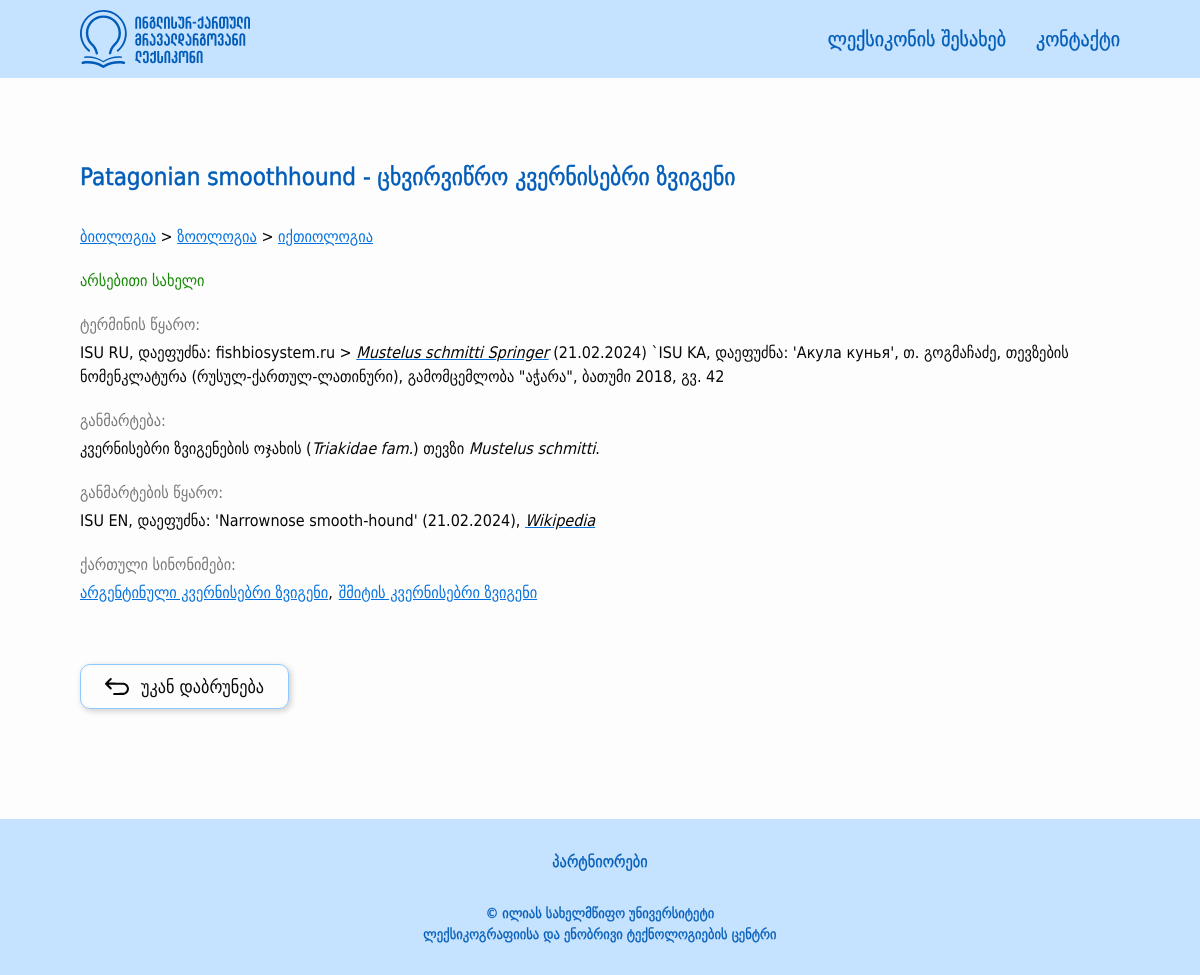
The app's page /term_detail/4 with its own data.
### src/models/terms.py (models this page shows, shortened)
class Term(BaseModel):
    __tablename__ = 'terms'
    id = db.Column(db.Integer, primary_key=True)
    geo_word = db.Column(db.String(100), nullable=False)
    eng_word = db.Column(db.String(100), nullable=False)
    grammar_form = db.Column(db.String(50), nullable=True)
    term_source = db.Column(db.Text, nullable=False)
    definition = db.Column(db.Text, nullable=False)
    definition_source = db.Column(db.Text, nullable=False)
    term_type = db.Column(db.String(50), nullable=True)
    context = db.Column(db.Text, nullable=True)
    context_source = db.Column(db.Text, nullable=True)
    comment = db.Column(db.Text, nullable=True)
    stylistic_label = db.Column(db.String(50), nullable=True)
    is_active = db.Column(db.Boolean, default=True)
    category = db.relationship("Category", secondary="terms_categories", backref="terms")
    english_connections = db.relationship("EnglishSynonym", back_populates="term")
    def get_synonyms(self, is_english=False):
        connections = ConnectedTerm.query.filter(ConnectedTerm.is_synonym == True, (ConnectedTerm.term1_id == self.id) | (ConnectedTerm.term2_id == self.id), ConnectedTerm.is_english == is_english).all()
        synonym_ids = [connection.term1_id if connection.term1_id != self.id else connection.term2_id for connection in connections]
        synonyms = Term.query.filter(Term.id.in_(synonym_ids)).all()
        return synonyms
    def get_related_terms(self):
        connections = ConnectedTerm.query.filter(ConnectedTerm.is_synonym == False, (ConnectedTerm.term1_id == self.id) | (ConnectedTerm.term2_id == self.id)).all()
        connected_term_ids = [connection.term1_id if connection.term1_id != self.id else connection.term2_id for connection in connections]
        related_terms = Term.query.filter(Term.id.in_(connected_term_ids)).all()
        return related_terms
    def get_category_tree(self):
        category_trees = []
        for category in self.category:
            categories = category.get_parents()
            categories.append(category)
            category_trees.append(categories)
        branched_tree = {}
        for category_tree in category_trees:
            current_dict = branched_tree
            for category in category_tree:
                if category not in current_dict:
                    current_dict[category] = {}
                current_dict = current_dict[category]
        return branched_tree

class Category(BaseModel):
    __tablename__ = "categories"
    id = db.Column(db.Integer, primary_key=True)
    name = db.Column(db.String(50), nullable=False)
    parent_id = db.Column(db.Integer, db.ForeignKey("categories.id"), nullable=True)
    is_active = db.Column(db.Boolean, default=True)
    children = db.relationship('Category', backref=db.backref('parent', remote_side=[id]), order_by="Category.name.asc()")
    def get_parents(self):
        parents = []
        if self.parent:
            parents.extend(self.parent.get_parents())
            parents.append(self.parent)
        return parents

### src/views/main/routes.py (the view)
@main_blueprint.route("/term_detail/<int:term_id>")
def term_detail(term_id):
    items = About.query.all()
    term = Term.query.filter(Term.id == term_id, Term.is_active == True, Term.category.any(Category.is_active == True)).first_or_404()
    return render_template("main/term_detail.html", term=term, items=items)

### src/templates/main/term_detail.html (shortened to what this page needs)
{% extends 'layouts/base.html' %}
{% from "macros.html" import render_subcategories %}
{% block content %}
    <div class="main-outer edge-padding">
        <main class="main-content width-limiter">
            <article class="term-word-container">
                <h1 class="term-word-detail">{{ term.eng_word }} - {{ term.geo_word }}</h1>
                {% set categories = term.get_category_tree() %}
                {% for category in categories.keys() %}
                    <div class="field">
                        <a href="{{ url_for('main.home', categories=category.id) }}," style="display: inline-block;">
                            {{ category.name }}
                        </a>
                        {% for subcategory in categories.values() if subcategory %}
                            > {{ render_subcategories(subcategory) }}
                        {% endfor %}
                    </div>
                {% endfor %}
                {% if term.grammar_form %}
                    <div class="term-word-type abbr-support">{{ term.grammar_form }}</div>
                {% endif %}
                {% if term.term_source %}
                    <section class="term-source">
                        <h2>ტერმინის წყარო:</h2>
                        <p class="abbr-support"> {{ term.term_source|safe }} </p>
                    </section>
                {% endif %}
                <section class="term-definition">
                    <h2>განმარტება:</h2>
                    <p class="abbr-support"> {{ term.definition|safe }} </p>
                </section>
                {% if term.definition_source %}
                    <section class="term-definition-source">
                        <h2>განმარტების წყარო:</h2>
                        <p class="abbr-support"> {{ term.definition_source|safe }} </p>
                    </section>
                {% endif %}
                {% set synonyms = term.get_synonyms() %}
                {% if synonyms %}
                    <section class="term-synonyms">
                        <h2>ქართული სინონიმები:</h2>
                        <ul>
                            {% for synonym in synonyms %}
                                <li>
                                    <a href="{{ url_for('main.term_detail', term_id=synonym.id) }}">{{ synonym.geo_word }}</a>
                                    {%- if not loop.last -%}
                                        ,
                                    {% endif %}
                                </li>
                            {% endfor %}
                        </ul>
                    </section>
                {% endif %}
                {% set english_synonyms = term.get_synonyms(is_english=True) %}
                {% set related_terms = term.get_related_terms() %}
                <a class="go-back-button-container" href="{{ url_for('main.home') }}">
                    <button type="button" class="go-back-button">
                        <img src="{{ url_for('static', filename='images/' + 'go-back.svg') }}" alt="Go back"/>
                    </button>
                    <span>უკან დაბრუნება</span>
                </a>
            </article>
        </main>
    </div>
{% endblock %}

### src/templates/macros.html (shortened to what this page needs)
{% macro is_active(page) %}
    {% if request.endpoint.endswith(page) %}
        active-nav-link
    {% else %}
        nav-link
    {% endif %}
{% endmacro %}
{% macro render_subcategories(subcategories) %}
    {% for subcategory in subcategories.keys() %}
        <a href="{{ url_for('main.home', categories=subcategory.id) }}," style="display: inline-block;">
            {{ subcategory.name }}
        </a>
        {% if subcategories[subcategory].values() %}
            > {{ render_subcategories(subcategories[subcategory]) }}
        {% endif %}
    {% endfor %}
{% endmacro %}

### src/static/styles/global.css (style rules this page uses)
:root { --color-light-blue: 197, 226, 255; --color-light-blue-2: 143, 199, 255; --color-blue: 6, 114, 221; --color-blue-1: 81, 168, 255; --color-blue-2: 0, 92, 184; --color-white: 253, 253, 253; --color-black: 7, 7, 7; --color-gray: 119, 119, 119; --color-gray-2: 237, 237, 237; --color-green: 19, 137, 0; --color-red: 229, 0, 0; }
*, *::before, *::after { box-sizing: border-box; }
* { margin: 0; }
body { line-height: 1.5; -webkit-font-smoothing: antialiased; }
img, picture, video, canvas, svg { display: block; max-width: 100%; }
input, button, textarea, select { font: inherit; }
p, h1, h2, h3, h4, h5, h6 { overflow-wrap: break-word; }
* { color: rgb(var(--color-black)); font-family: 'DejaVu Sans Condensed', sans-serif; }
body { display: flex; min-height: 100vh; flex-direction: column; background-color: rgb(var(--color-white)); }
ul { list-style: none; padding: 0; margin: 0; }
button { all: unset; cursor: pointer; box-sizing: border-box; }

### src/static/styles/shared.css (style rules this page uses)
.edge-padding { padding: 10px 20px; }
.width-limiter { max-width: 1300px; margin: 0 auto; }
.main-outer { padding-top: 60px; padding-bottom: 100px; flex: 1; }
@media screen and (min-width: 768px) { .edge-padding { padding: 10px 80px; } }
@media screen and (min-width: 768px) { .main-outer { padding: 80px; padding-bottom: 110px; } }

### src/static/styles/other.css (style rules this page uses)
.main-outer { display: flex; }
main { display: flex; flex: 1; }

### src/static/styles/main.css (style rules this page uses)
.main-content { display: flex; gap: 24px; justify-content: center; }
.term-card .field, a { font-size: 14px; color: rgb(var(--color-blue)); }
@media screen and (min-width: 768px) { .main-content { gap: 30px; } }
@media screen and (min-width: 768px) { .term-card .field, a { font-size: 16px; } }

### src/static/styles/word.css (style rules this page uses)
.term-word-container { display: flex; flex-direction: column; }
.term-word-container > *:not(h1):not(.go-back-button-container) { margin-bottom: 20px; }
.term-word-container .term-word-detail { -webkit-text-stroke: 0.5px rgb(var(--color-blue-2)); font-size: 20px; font-weight: 400; color: rgb(var(--color-blue-2)); margin-bottom: 30px; }
.term-word-container .term-word-type { font-size: 16px; color: rgb(var(--color-green)); }
.term-word-container section h2 { font-size: 16px; color: rgb(var(--color-gray)); margin-bottom: 4px; font-weight: 400; }
.term-word-container section p { color: rgb(var(--color-black)); }
.term-word-container section p a { color: rgb(var(--color-blue)); }
.term-word-container section ul { display: flex; gap: 6px; list-style-type: none; }
.term-word-container section ul li a { font-size: 16px; color: rgb(var(--color-blue)); }
.term-word-container .go-back-button-container { width: fit-content; height: 45px; display: flex; justify-content: center; margin-top: 30px; padding: 8px 24px; gap: 12px; border-radius: 10px; box-shadow: 2px 2px 6px rgba(0, 0, 0, 0.2); border: 1px solid rgb(var(--color-light-blue-2)); cursor: pointer; text-decoration: none; transition: background-color 150ms, border 150ms; }
.go-back-button-container img { transition: filter 150ms; }
.go-back-button-container span { transition: color 150ms; }
.go-back-button-container .go-back-button { font-size: 18px; border: none; outline: none; }
.go-back-button-container span { font-size: 16px; }
@media screen and (min-width: 768px) { .go-back-button-container span { font-size: 18px; } }
@media screen and (min-width: 768px) { .term-word-container .term-word-detail { font-size: 24px; } }
@media screen and (min-width: 768px) { .term-word-container .go-back-button-container { margin-top: 40px; } }

### records on screen
Term: eng_word "Patagonian smoothhound", geo_word "ცხვირვიწრო კვერნისებრი ზვიგენი", grammar_form "არსებითი სახელი", term_source "ISU RU, დაეფუძნა: fishbiosystem.ru > Mustelus schmitti Springer (21.02.2024) `ISU KA, დაეფუძნა: 'Акула кунья', თ. გოგმაჩაძე, თევზების ნომენკლატურა (რუსულ-ქართულ-ლათინური), გამომცემლობა \"აჭარა\", ბათუმი 2018, გვ. 42", definition "კვერნისებრი ზვიგენების ოჯახის ( Triakidae fam. ) თევზი Mustelus schmitti .", definition_source "ISU EN, დაეფუძნა: 'Narrownose smooth-hound' (21.02.2024), Wikipedia"
Category: name "ბიოლოგია"
Category: name "ზოოლოგია"
Category: name "იქთიოლოგია"
Term: geo_word "არგენტინული კვერნისებრი ზვიგენი"
Term: geo_word "შმიტის კვერნისებრი ზვიგენი"
